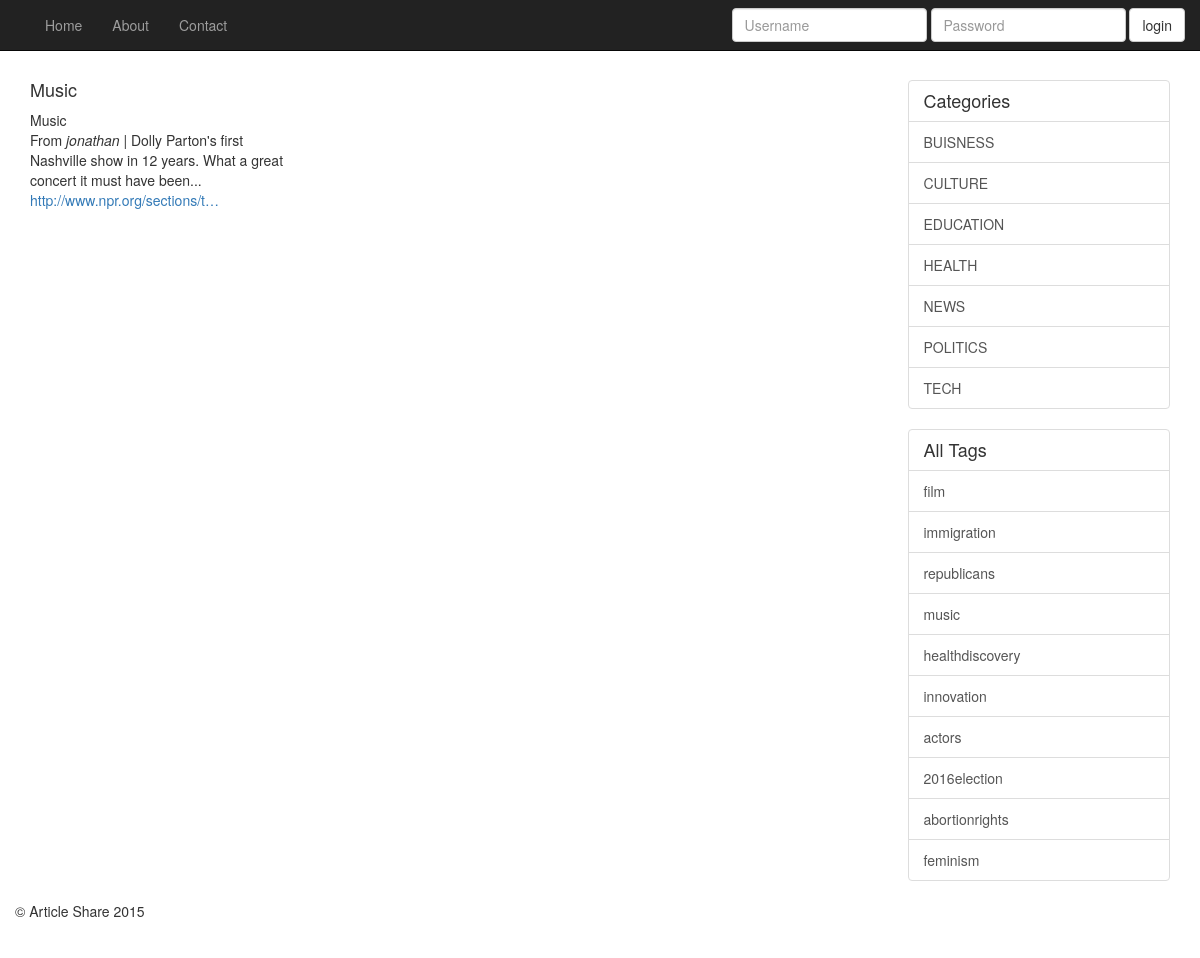
Screenshot of /tag/view/Music/ with the database file from the repository.
### tweets/models.py (models this page shows)
class Article(models.Model):
	share = models.CharField(max_length=140, blank=False)
	user = models.ForeignKey(User, default=0)
	posted = models.DateField(auto_now_add=True, auto_now=False)
	category = models.ManyToManyField('tweets.Category')
	tag = models.CharField(max_length=30, blank=True)
	url = models.URLField()
	def __str__(self):
		return str(self.share)
	class Meta:
		ordering = ['posted']

class Category(models.Model):
	category = models.CharField(unique=True, max_length = 20)
	def __str__(self):
		return str(self.category)
	class Meta:
		ordering = ['category']

### tweets/views.py (the view)
# urls.py: url(r'^tag/view/(?P<tag>\w{0,30})/$', 'tweets.views.view_tag', name='view_tag'),
def view_tag(request, tag):
    context = {
    	'user': request.user,
        'tags': tags,
        'categories': categories,
        'shares': shares.filter(tag=tag),
        'tag': tag,
        }
    return render(request, "view_tag.html", context)

### templates/view_tag.html (shortened to what this page needs)
{% extends 'base.html' %}
{% block content %}
<body>
<div class="container">
  <div class="row row-offcanvas row-offcanvas-right">
    <div class="col-xs-12 col-sm-9">
      <h4>{{ tag }}</h4>
      <div class="row">
      {% for share in shares %}
        <div class="col-xs-6 col-lg-4">
          {{ share.tag  }}
          <p>From<i> {{ share.user }} | </i>{{ share }}<br>{{ share.url|urlizetrunc:30 }}</p>
        </div>
      {% endfor %}
      </div>
    </div>
    <div class="col-xs-6 col-sm-3 sidebar-offcanvas" id="sidebar">
      <div class="list-group">
      <h4 class="list-group-item">Categories</h4>
        {% for category in categories %}
        <a href="/category/view/{{ category }}" class="list-group-item">{{ category|upper }}</a>
        {% endfor %}
      </div>
      <div class="list-group">
        <h4 class="list-group-item">All Tags</h4>
      {% for tag in tags %}
        <a href="{% url 'view_tag' tag %}" class="list-group-item">{{ tag|lower  }}</a>
      {% endfor %}
    </div>
  </div>
  <footer>
    <p>&copy; Article Share 2015</p>
  </footer>
</div>
</body>
{% endblock %}

### static/css/navbar-static-top.css (style rules this page uses)
body { min-height: 2000px; }
.row { background-color: }

### templates/base.html (style rules this page uses)
body { padding-top: 70px; }

### rows the page displays
Article: tag "Music", user "jonathan", share "Dolly Parton's first Nashville show in 12 years. What a great concert it must have been...", url "http://www.npr.org/sections/t…"
Category: category "BUISNESS"
Category: category "CULTURE"
Category: category "EDUCATION"
Category: category "HEALTH"
Category: category "NEWS"
Category: category "POLITICS"
Category: category "TECH"

### other values shown
{{ tag|lower }} "film" "immigration" "republicans" "music" "healthdiscovery" "innovation" "actors" "2016election" "abortionrights" "feminism"
